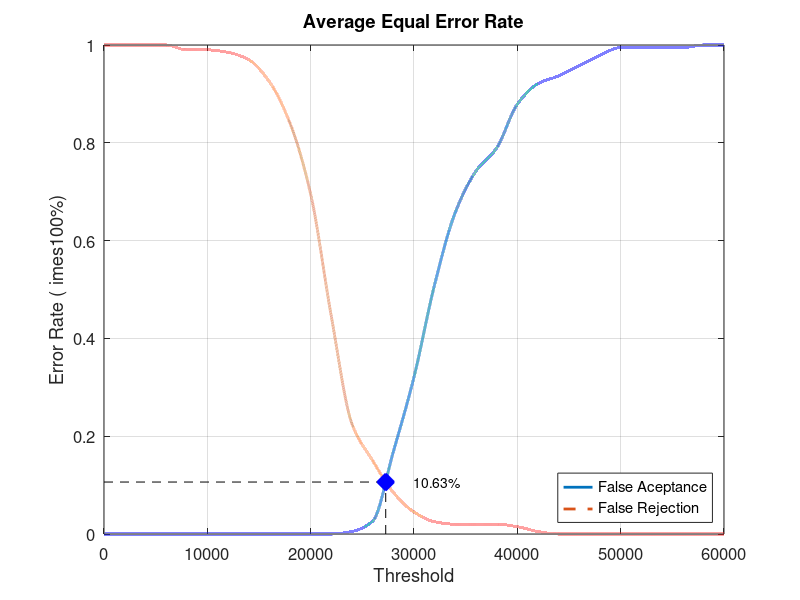
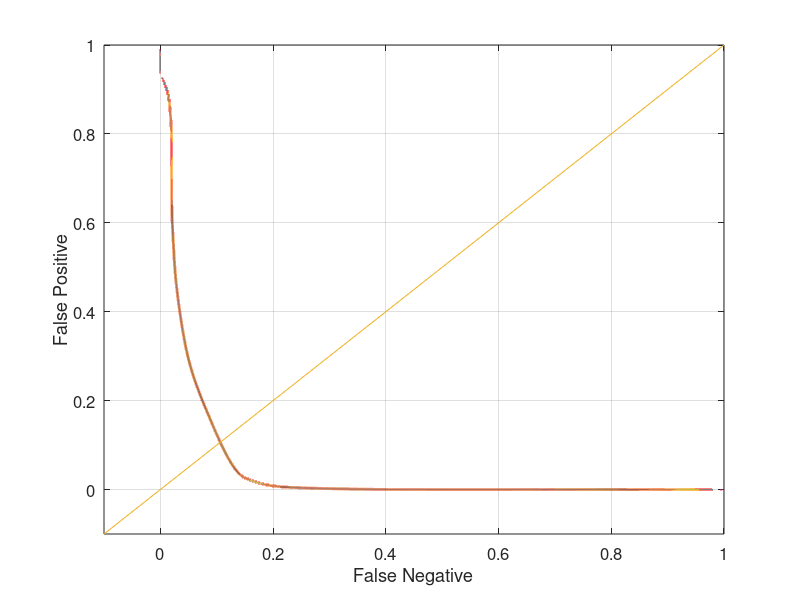

Reproduce these figures in MATLAB, in order.
close all;
clear;
clc;
x = 0:2000:60000;
xq = 0:0.5:60000;

y0 = [0 0 0 0 0 0 0 0 0 0 0 0 0.00526316 0.0263158 0.168421 0.321053 0.510526 0.657895 0.742105 0.789474 0.878947 0.921053 0.936842 0.957895 0.978947 0.994737 0.994737 0.994737 0.994737 1 1]
yy0 = interp1(x, y0, xq, 'pchip');
y1 = [1 1 1 1 0.99 0.99 0.985 0.97 0.925 0.84 0.695 0.445 0.225 0.15 0.085 0.045 0.025 0.02 0.02 0.02 0.015 0.005 0 0 0 0 0 0 0 0 0]
yy1 = interp1(x, y1, xq, 'pchip');

% Calculating EER: 
y2 = abs(y0 - y1);
find(y2 == min(y2))
yy2 = abs(yy0 - yy1);
xEER = find(yy2 == min(yy2));
xEERIndex = xq(xEER) % X-axis EER
yEER = yy0(xEER) % Y-axis EER

main = figure
plot(xq, yy0,'-','LineWidth', 2);	hold on
plot(xq, yy1,'--','LineWidth', 2);	hold on
plot([xEERIndex xEERIndex], [0 yEER], 'k--');	hold on
plot([0 xEERIndex], [yEER yEER], 'k--');	hold on
plot(xEERIndex, yEER, 'bx', 'LineWidth', 10);	hold on
text(xEERIndex + 10 * xEERIndex / 100, yEER, [num2str(round((10000 * yEER)) / 100) '%'])
legend('False Aceptance', 'False Rejection', 'Location', 'SouthEast')
xlabel('Threshold')
ylabel('Error Rate (	imes100%)')
title('Average Equal Error Rate')
set(gca, 'FontSize', 12)
axis([0 60000 0 1])
grid on

print(main, 'Database1_2Main', '-dpng');
FNRxFPR = figure('Color', [1 1 1]);
plot(yy1, yy0, '-', yy1, yy0, 'LineWidth', 2);
hold on
y = -0.1:0.1:1
plot(y, y); 
set(gca, 'FontSize', 12)
xlabel('False Negative')
ylabel('False Positive')
axis([-0.1 1 -0.1 1])
set(gca, 'FontSize', 12)
grid on

print(FNRxFPR, 'Database1_2FNRxFPR','-dpng');
